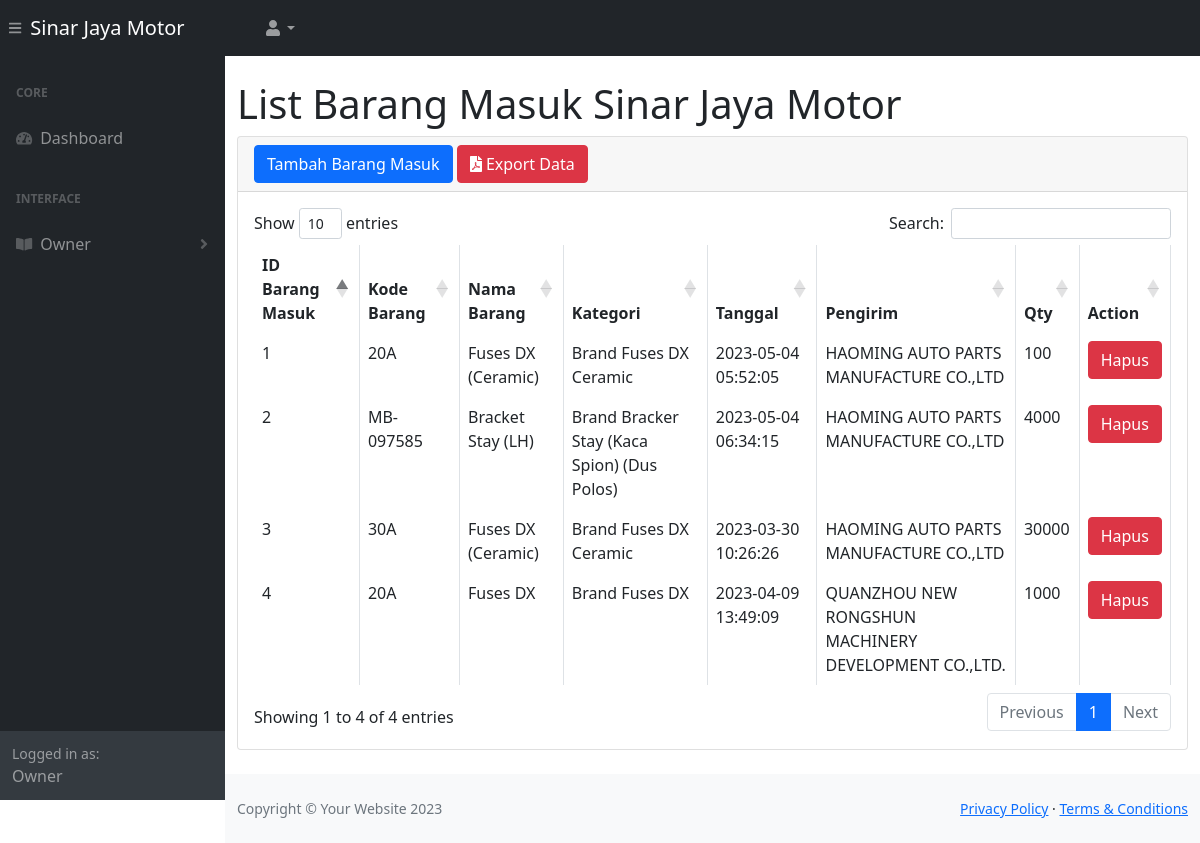
Page /b_masuk.php (signed in) on the earlier database version.
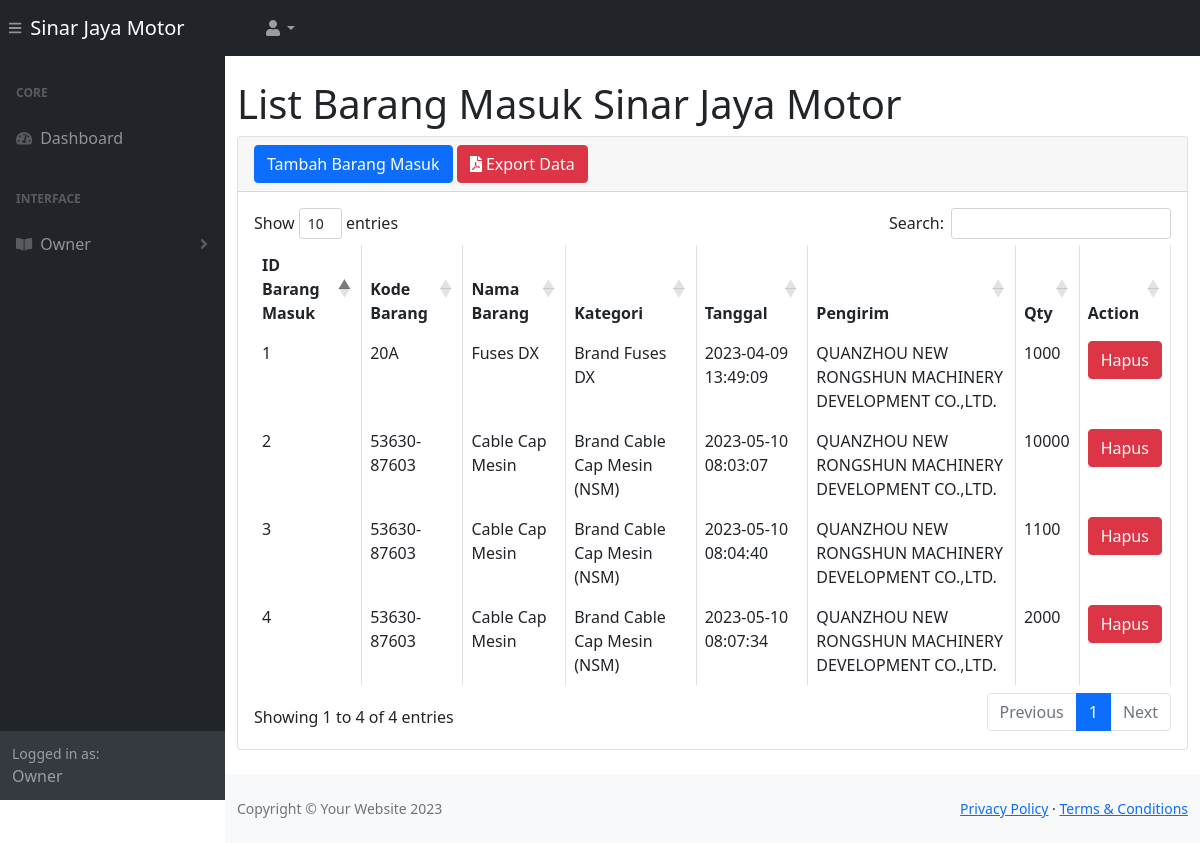
Same page on the later database version.
### tables this page shows
CREATE TABLE `tb_barang` (
  `id_b` int(11) NOT NULL,
  `kode_b` varchar(100) NOT NULL,
  `nama_b` varchar(500) NOT NULL,
  `tipe_mobil` varchar(100) NOT NULL,
  `kategori` varchar(100) NOT NULL,
  `harga` int(100) NOT NULL,
  `pcs_dus` int(11) NOT NULL,
  `harga_p` varchar(100) NOT NULL,
  `qty` int(11) NOT NULL
);

CREATE TABLE `b_masuk` (
  `id_bm` int(11) NOT NULL,
  `id_b` int(11) NOT NULL,
  `id_p` int(11) NOT NULL,
  `tanggal` timestamp NOT NULL DEFAULT current_timestamp() ON UPDATE current_timestamp(),
  `qtym` int(100) NOT NULL
);

CREATE TABLE `tb_pabrik` (
  `id_p` int(11) NOT NULL,
  `nama_p` varchar(100) NOT NULL
);

### b_masuk.php (the view, shortened to what the changed rows need)
<?php
     include 'function.php';
?>
<!DOCTYPE html>
<html lang="en">
    <head>
        <link href="./css/styles.css" rel="stylesheet" />
        <link href="https://cdn.datatables.net/1.10.20/css/dataTables.bootstrap4.min.css" rel="stylesheet" />
    </head>
    <body class="sb-nav-fixed">
        <div id="layoutSidenav">
            <div id="layoutSidenav_content">
                <main>
                    <div class="container-fluid">
                        <h1 class="mt-4">List Barang Masuk Sinar Jaya Motor</h1>
                        <div class="card mb-4">
                            <div class="card-body">
                                <div class="table-responsive">
                                    <table class="table table-bordered" id="dataTable" width="100%" cellspacing="0">
                                        <thead>
                                            <tr>
                                                <th>ID Barang Masuk</th>
                                                <th>Kode Barang</th>
                                                <th>Nama Barang</th>
                                                <th>Kategori</th>
                                                <th>Tanggal</th>
                                                <th>Pengirim</th>
                                                <th>Qty</th>
                                                <th>Action</th>
                                            </tr>
                                        </thead>
                                        <tbody>
                                            <?php
                                                $ambilsemuadatastock = mysqli_query($koneksi,"SELECT * FROM tb_barang b, b_masuk m, tb_pabrik p WHERE b.id_b = m.id_b AND m.id_p = p.id_p");
                                                $i=1;
                                                while($data=mysqli_fetch_array($ambilsemuadatastock)){
                                                    $idm        = $data['id_bm'];
                                                    $kodebarang = $data['kode_b'];
                                                    $namabarang = $data['nama_b'];
                                                    $Kategori   = $data['kategori'];
                                                    $tanggal    = $data['tanggal'];
                                                    $pengirim   = $data['nama_p'];
                                                    $qtym       = $data['qtym'];
                                            ?>
                                            <tr>
                                                <td><?=$i++;?></td>
                                                <td><?=$kodebarang;?></td>
                                                <td><?=$namabarang;?></td>
                                                <td><?=$Kategori;?></td>
                                                <td><?=$tanggal;?></td>
                                                <td><?=$pengirim;?></td>
                                                <td><?=$qtym;?></td>
                                                <td>
                                                    <button type="button" class="btn btn-danger" data-toggle="modal" data-target="#delete<?=$idm;?>">
                                                    Hapus
                                                </td>
                                            </tr>
                                            <?php }; ?>
                                        </tbody>
                                    </table>
                                </div>
                            </div>
                        </div>
                    </div>
                </main>
            </div>
        </div>
    </body>
</html>

Differences in the rows shown:
no longer on this page (row unchanged): tb_barang: kode_b "20A", nama_b "Fuses DX (Ceramic)", kategori "Brand Fuses DX Ceramic", b_masuk.tanggal "2023-05-04 05:52:05", tb_pabrik.nama_p "HAOMING AUTO PARTS MANUFACTURE CO.,LTD", b_masuk.qtym "100"
no longer on this page (row edited): tb_barang: kode_b "MB-097585", nama_b "Bracket Stay (LH)", kategori "Brand Bracker Stay (Kaca Spion) (Dus Polos)", b_masuk.tanggal "2023-05-04 06:34:15", tb_pabrik.nama_p "HAOMING AUTO PARTS MANUFACTURE CO.,LTD", b_masuk.qtym "4000"
no longer on this page (row unchanged): tb_barang: kode_b "30A", nama_b "Fuses DX (Ceramic)", kategori "Brand Fuses DX Ceramic", b_masuk.tanggal "2023-03-30 10:26:26", tb_pabrik.nama_p "HAOMING AUTO PARTS MANUFACTURE CO.,LTD", b_masuk.qtym "30000"
now on this page (row edited): tb_barang: kode_b "53630-87603", nama_b "Cable Cap Mesin", kategori "Brand Cable Cap Mesin (NSM)", b_masuk.tanggal "2023-05-10 08:03:07", tb_pabrik.nama_p "QUANZHOU NEW RONGSHUN MACHINERY DEVELOPMENT CO.,LTD.", b_masuk.qtym "10000", b_masuk.tanggal "2023-05-10 08:04:40", b_masuk.qtym "1100", b_masuk.tanggal "2023-05-10 08:07:34", b_masuk.qtym "2000"
